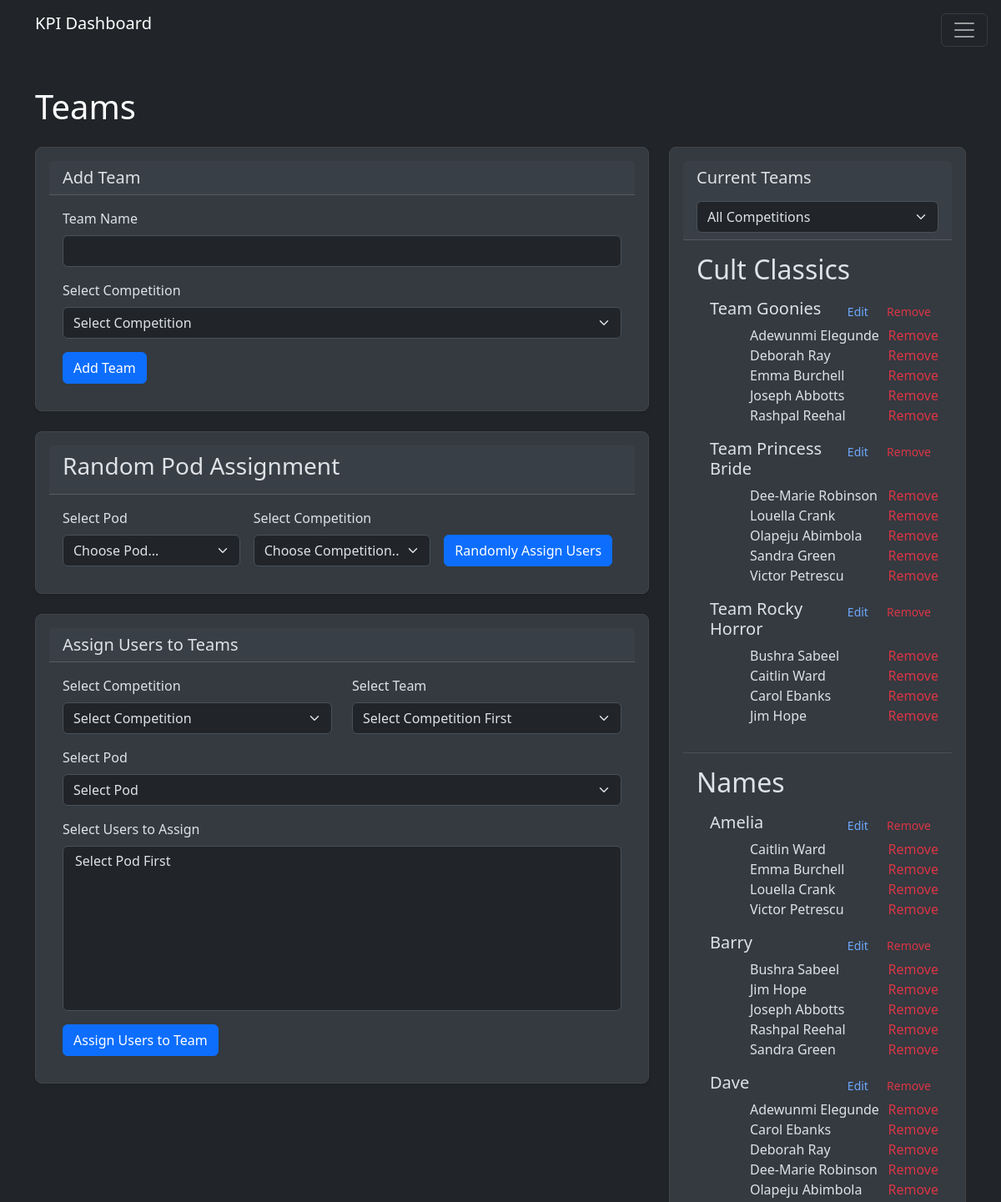
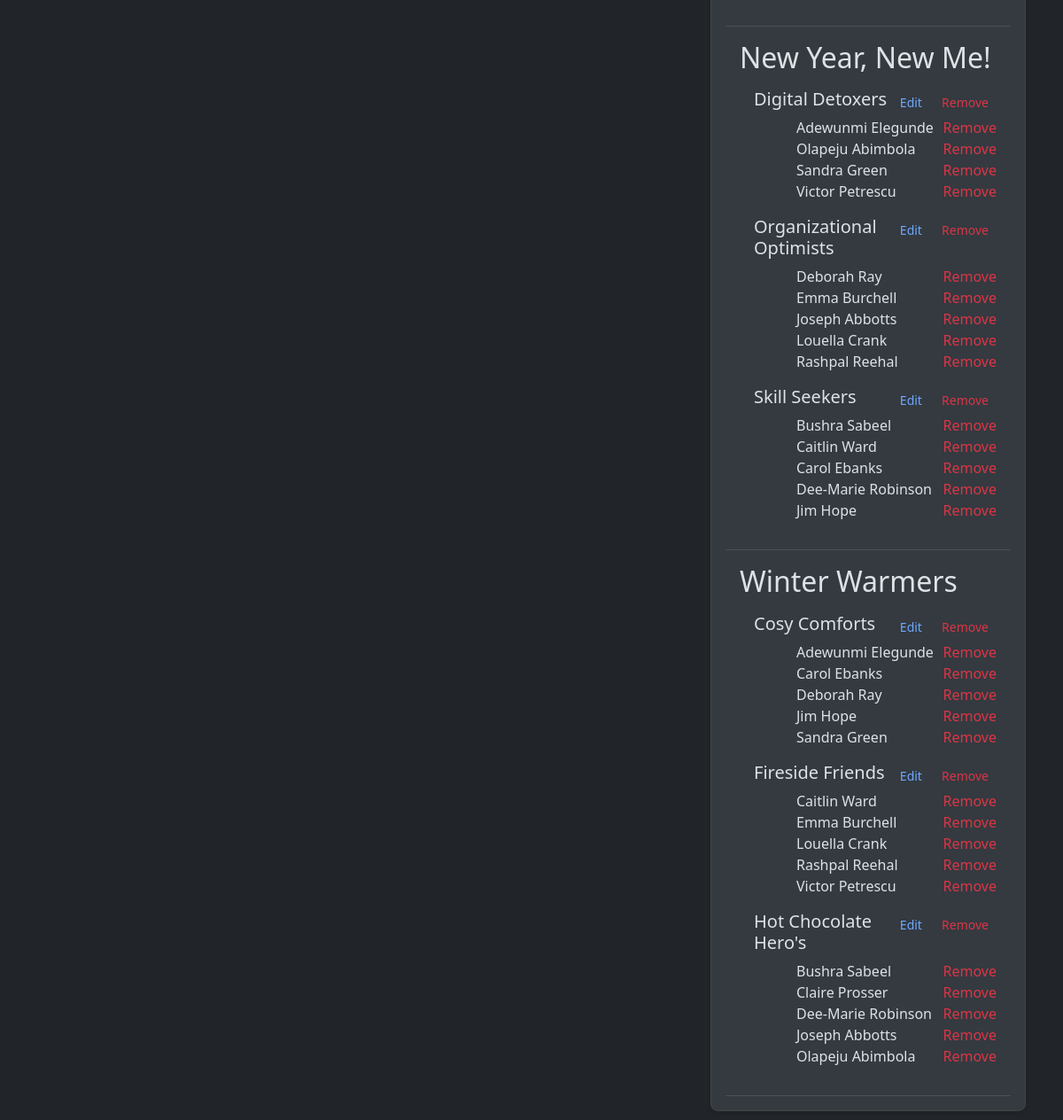
The app's page /admin/pages/teams.php with its own data (2 pictures, top to bottom).
### tables this page shows
CREATE TABLE `teams` (
  `id` int(11) NOT NULL,
  `name` varchar(50) NOT NULL,
  `created_at` timestamp NULL DEFAULT current_timestamp(),
  `competition_id` int(11) DEFAULT NULL
);

CREATE TABLE `competitions` (
  `id` int(11) NOT NULL,
  `name` varchar(100) NOT NULL,
  `start_date` date DEFAULT NULL,
  `end_date` date DEFAULT NULL,
  `created_at` timestamp NULL DEFAULT current_timestamp()
);

CREATE TABLE `users` (
  `id` int(11) NOT NULL,
  `first_name` varchar(50) NOT NULL,
  `last_name` varchar(50) NOT NULL,
  `email` varchar(100) DEFAULT NULL,
  `created_at` timestamp NULL DEFAULT current_timestamp()
);

### public/admin/pages/functions.php (called while the page is built, shortened)
<?php
function getTeamMembers($pdo, $teamId) {
    $stmt = $pdo->prepare("SELECT users.id, users.first_name, users.last_name FROM users
                          JOIN user_team ON users.id = user_team.user_id
                          WHERE user_team.team_id = ?");
    $stmt->execute([$teamId]);
    return $stmt->fetchAll(PDO::FETCH_ASSOC);
}

### public/admin/pages/teams.php (the view, shortened to what this page needs)
<?php
require_once $_SERVER['DOCUMENT_ROOT'] . '/public/admin/includes/header.php';
require_once $_SERVER['DOCUMENT_ROOT'] . '/public/admin/pages/functions.php';
$db = Database::getInstance();
$pdo = $db->getConnection();
$selectedCompetition = isset($_GET['filterCompetition']) ? intval($_GET['filterCompetition']) : null;
$teamsQuery = "
    SELECT t.*, c.name as competition_name,
           GROUP_CONCAT(CONCAT(u.first_name, ' ', u.last_name) SEPARATOR ', ') as members
    FROM teams t
    LEFT JOIN competitions c ON t.competition_id = c.id
    LEFT JOIN user_team ut ON t.id = ut.team_id
    LEFT JOIN users u ON ut.user_id = u.id";
if ($selectedCompetition) {
    $teamsQuery .= " WHERE t.competition_id = ?";
    $params = [$selectedCompetition];
} else {
    $params = [];
}
$teamsQuery .= " GROUP BY t.id, t.name, t.competition_id, c.name ORDER BY c.name, t.name";
$teams = $pdo->prepare($teamsQuery);
$teams->execute($params);
$teams = $teams->fetchAll(PDO::FETCH_ASSOC);
$teamName = '';
$action = 'Add Team';
?>
<div class="container py-5">
    <h1 class="mb-4">Teams</h1>
    <div class="row">
        <div class="col-lg-8">
            <div class="card mb-4">
                <div class="card-header">
                    <h2 class="h5 mb-0"><?php echo $action; ?></h2>
                </div>
                <div class="card-body">
                    <form method="POST" action="functions.php" id="teamForm">
                        <div class="mb-3">
                            <label class="form-label">Team Name</label>
                            <input type="text" name="team_name" class="form-control" value="<?php echo $teamName; ?>" required>
                        </div>
                        <div class="mb-3">
                            <label class="form-label">Select Competition</label>
                            <select name="competition_id" class="form-select" required>
                                <option value="">Select Competition</option>
                            </select>
                        </div>
                        <button type="submit" class="btn btn-primary"><?php echo $action; ?></button>
                    </form>
                </div>
            </div>
            <div class="card mb-4">
                <div class="card-header">
                    <h3>Random Pod Assignment</h3>
                </div>
                <div class="card-body">
                    <form id="randomAssignForm" class="row g-3" method="POST" action="">
                        <div class="col-md-4">
                            <label class="form-label">Select Pod</label>
                            <select name="pod_id" class="form-select" required>
                                <option value="">Choose Pod...</option>
                            </select>
                        </div>
                        <div class="col-md-4">
                            <label class="form-label">Select Competition</label>
                            <select name="competition_id" class="form-select" required>
                                <option value="">Choose Competition...</option>
                            </select>
                        </div>
                        <div class="col-md-4 d-flex align-items-end">
                            <button type="submit" class="btn btn-primary" name="random_assign">
                                Randomly Assign Users
                            </button>
                        </div>
                    </form>
                </div>
            </div>
            <div class="card mb-4">
                <div class="card-header">
                    <h2 class="h5 mb-0">Assign Users to Teams</h2>
                </div>
                <div class="card-body">
                    <form method="POST" action="functions.php">
                        <div class="row mb-3">
                            <div class="col-md-6">
                                <label class="form-label">Select Competition</label>
                                <select id="assignCompetition" name="competition_id" class="form-select" required>
                                    <option value="">Select Competition</option>
                                </select>
                            </div>
                            <div class="col-md-6">
                                <label class="form-label">Select Team</label>
                                <select id="assignTeam" name="team_id" class="form-select" required>
                                    <option value="">Select Competition First</option>
                                </select>
                            </div>
                        </div>
                        <div class="row mb-3">
                            <div class="col-md-12">
                                <label class="form-label">Select Pod</label>
                                <select id="assignPod" name="pod_id" class="form-select" required>
                                    <option value="">Select Pod</option>
                                </select>
                            </div>
                        </div>
                        <div class="mb-3">
                            <label class="form-label">Select Users to Assign</label>
                            <select id="assignUsers" name="user_ids[]" class="form-select" multiple size="8" required>
                                <option value="">Select Pod First</option>
                            </select>
                        </div>
                        <button type="submit" class="btn btn-primary">Assign Users to Team</button>
                    </form>
                </div>
            </div>
        </div>
        <div class="col-lg-4">
            <div class="card">
                <div class="card-header">
                    <h2 class="h5 mb-0">Current Teams</h2>
                    <form method="GET" class="mt-3">
                        <select name="filterCompetition" class="form-select" onchange="this.form.submit()">
                            <option value="">All Competitions</option>
                        </select>
                    </form>
                </div>
                <div class="card-body p-0">
                    <?php
                    $currentCompetition = null;
                    foreach ($teams as $team):
                        if ($currentCompetition !== $team['competition_name']):
                            if ($currentCompetition !== null): ?>
                                </div>
                            <?php endif;
                            $currentCompetition = $team['competition_name'];
                            ?>
                            <div class="competition-section border-bottom p-3">
                                <h2 class="mb-3"><?php echo htmlspecialchars($currentCompetition); ?></h2>
                        <?php endif; ?>
                        <div class="team-item mb-3 ps-3">
                            <div class="d-flex justify-content-between align-items-start">
                                <h3 class="h5 mb-2"><?php echo htmlspecialchars($team['name']); ?></h3>
                                <div class="team-actions">
                                    <a href="?edit_id=<?php echo $team['id']; ?>"
                                       class="btn btn-sm btn-link">Edit</a>
                                    <button onclick="deleteTeam(<?php echo $team['id']; ?>)"
                                            class="btn btn-sm btn-link text-danger">Remove</button>
                                </div>
                            </div>
                            <?php
                            $teamMembers = getTeamMembers($pdo, $team['id']);
                            if (!empty($teamMembers)): ?>
                                <div class="team-members ps-3">
                                    <ul>
                                        <?php foreach ($teamMembers as $member): ?>
                                            <li style="display: flex; justify-content: space-between; align-items: center;">
                                                <?php echo htmlspecialchars($member['first_name'] . ' ' . $member['last_name']); ?>
                                                <form method="POST" action="functions.php" style="display:inline;">
                                                    <button type="submit" class="text-danger" style="background: none; border: none; padding: 0; cursor: pointer;">Remove</button>
                                                </form>
                                            </li>
                                        <?php endforeach; ?>
                                    </ul>
                                </div>
                            <?php endif; ?>
                        </div>
                    <?php endforeach; ?>
                    <?php if ($currentCompetition !== null): ?>
                        </div>
                    <?php endif; ?>
                </div>
            </div>
        </div>
    </div>
</div>
<?php include $_SERVER['DOCUMENT_ROOT'] . '/public/admin/includes/footer.php'; ?>

### public/css/custom.css (style rules this page uses)
body, .navbar-nav .nav-link, .offcanvas-title, .offcanvas-body, .offcanvas-body .nav-link { color: #ffffff !important; }
.card { background-color: #343a40; border: 1px solid #444; border-radius: 0.5rem; box-shadow: 0 2px 4px rgba(0,0,0,0.1); margin-bottom: 1rem; padding: 1rem; }
.team-members { font-size: 1rem; }

### public/admin/pages/teams.php (style rules this page uses)
.competition-section:not(:last-child) { border-bottom: 1px solid rgba(0,0,0,.125); }
.team-actions { white-space: nowrap; }
.btn-link { text-decoration: none; padding: 0.25rem 0.5rem; }

### records on screen
teams: competition.name "Cult Classics", name "Team Goonies"
users: first_name+last_name "Adewunmi Elegunde"
users: first_name+last_name "Deborah Ray"
users: first_name+last_name "Emma Burchell"
users: first_name+last_name "Joseph Abbotts"
users: first_name+last_name "Rashpal Reehal"
teams: name "Team Princess Bride"
users: first_name+last_name "Dee-Marie Robinson"
users: first_name+last_name "Louella Crank"
users: first_name+last_name "Olapeju Abimbola"
users: first_name+last_name "Sandra Green"
users: first_name+last_name "Victor Petrescu"
teams: name "Team Rocky Horror"
users: first_name+last_name "Bushra Sabeel"
users: first_name+last_name "Caitlin Ward"
users: first_name+last_name "Carol Ebanks"
users: first_name+last_name "Jim Hope"
teams: competition.name "Names", name "Amelia"
teams: name "Barry"
teams: name "Dave"
teams: competition.name "New Year, New Me!", name "Digital Detoxers"
teams: name "Organizational Optimists"
teams: name "Skill Seekers"
teams: competition.name "Winter Warmers", name "Cosy Comforts"
teams: name "Fireside Friends"
teams: name "Hot Chocolate Hero's"
users: first_name+last_name "Claire Prosser"

### other values on screen
APP_NAME "KPI Dashboard"
$action "Add Team"
